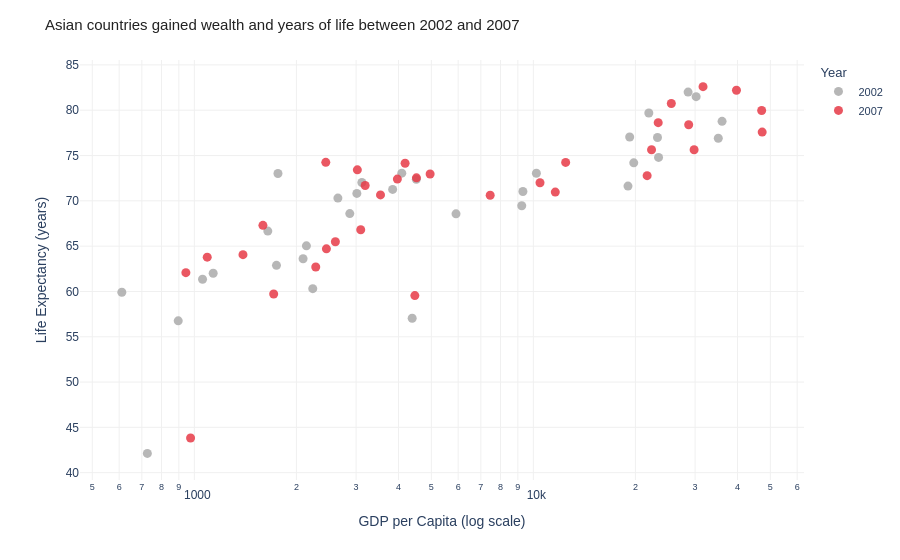

The notebook cell this image was saved under:
### Markdown cell above
## Task 1 — Scatter: life expectancy change over time

**What to build:** A scatter showing **GDP per capita vs life expectancy** for **two years** (2000 and 2007) to show how both moved — use **colour for year** (just 2 colours), **one continent only**.

Choose any continent except Africa (that was the example). Highlight the change direction.

> 💡 Filter: `df.loc[df['continent'] == 'YOUR_CHOICE']` then filter years

### Code cell
# Task 1 — Scatter: GDP per capita vs Life Expectancy (Asia, 2002 vs 2007)

# Filter to Asia, two years
asia = df[(df['continent'] == 'Asia') & (df['year'].isin([2002, 2007]))].copy()
asia['year'] = asia['year'].astype(str)  # treat year as category for colour

COLOR_MAP = {'2002': '#AAAAAA', '2007': '#E63946'}

fig = px.scatter(
    asia,
    x='gdpPercap',
    y='lifeExp',
    color='year',
    color_discrete_map=COLOR_MAP,
    hover_name='country',
    log_x=True,
    labels={
        'gdpPercap': 'GDP per Capita (log scale)',
        'lifeExp':   'Life Expectancy (years)',
        'year':      'Year'
    }
)

fig.update_traces(marker=dict(size=9, opacity=0.85))

fig.update_layout(
    title=dict(
        text="Asian countries gained wealth and years of life between 2002 and 2007",
        font=dict(family='Arial', size=15, color='#222222')
    ),
    plot_bgcolor='white',
    paper_bgcolor='white',
    font=dict(family='Arial'),
    xaxis=dict(
        showgrid=True, gridcolor='#F0F0F0',
        showline=False, zeroline=False
    ),
    yaxis=dict(
        showgrid=True, gridcolor='#F0F0F0',
        showline=False, zeroline=False
    ),
    legend=dict(
        title='Year',
        font=dict(family='Arial', size=11)
    )
)

fig.show()

### Figure 1 — Plotly figure (JSON) as saved in the notebook; plotly's stock layout.template omitted (floating-point values rounded to 4 significant figures)
{"data": [{"hovertemplate": "<b>%{hovertext}</b><br><br>Year=2002<br>GDP per Capita (log scale)=%{x}<br>Life Expectancy (years)=%{y}<extra></extra>", "hovertext": ["Afghanistan", "Bahrain", "Bangladesh", "Cambodia", "China", "Hong Kong, China", "India", "Indonesia", "Iran", "Iraq", "Israel", "Japan", "Jordan", "Korea, Dem. Rep.", "Korea, Rep.", "Kuwait", "Lebanon", "Malaysia", "Mongolia", "Myanmar", "Nepal", "Oman", "Pakistan", "Philippines", "Saudi Arabia", "Singapore", "Sri Lanka", "Syria", "Taiwan", "Thailand", "Vietnam", "West Bank and Gaza", "Yemen, Rep."], "legendgroup": "2002", "marker": {"color": "#AAAAAA", "opacity": 0.85, "size": 9, "symbol": "circle"}, "mode": "markers", "name": "2002", "orientation": "v", "showlegend": true, "type": "scatter", "x": [726.7, 23400.0, 1136.0, 896.2, 3119.0, 30210.0, 1747.0, 2874.0, 9241.0, 4391.0, 21910.0, 28600.0, 3845.0, 1647.0, 19230.0, 35110.0, 9314.0, 10210.0, 2141.0, 611.0, 1057.0, 19770.0, 2093.0, 2651.0, 19010.0, 36020.0, 3015.0, 4091.0, 23240.0, 5913.0, 1764.0, 4515.0, 2235.0], "xaxis": "x", "y": [42.13, 74.8, 62.01, 56.75, 72.03, 81.5, 62.88, 68.59, 69.45, 57.05, 79.7, 82.0, 71.26, 66.66, 77.05, 76.9, 71.03, 73.04, 65.03, 59.91, 61.34, 74.19, 63.61, 70.3, 71.63, 78.77, 70.81, 73.05, 76.99, 68.56, 73.02, 72.37, 60.31], "yaxis": "y"}, {"hovertemplate": "<b>%{hovertext}</b><br><br>Year=2007<br>GDP per Capita (log scale)=%{x}<br>Life Expectancy (years)=%{y}<extra></extra>", "hovertext": ["Afghanistan", "Bahrain", "Bangladesh", "Cambodia", "China", "Hong Kong, China", "India", "Indonesia", "Iran", "Iraq", "Israel", "Japan", "Jordan", "Korea, Dem. Rep.", "Korea, Rep.", "Kuwait", "Lebanon", "Malaysia", "Mongolia", "Myanmar", "Nepal", "Oman", "Pakistan", "Philippines", "Saudi Arabia", "Singapore", "Sri Lanka", "Syria", "Taiwan", "Thailand", "Vietnam", "West Bank and Gaza", "Yemen, Rep."], "legendgroup": "2007", "marker": {"color": "#E63946", "opacity": 0.85, "size": 9, "symbol": "circle"}, "mode": "markers", "name": "2007", "orientation": "v", "showlegend": true, "type": "scatter", "x": [974.6, 29800.0, 1391.0, 1714.0, 4959.0, 39720.0, 2452.0, 3541.0, 11610.0, 4471.0, 25520.0, 31660.0, 4519.0, 1593.0, 23350.0, 47310.0, 10460.0, 12450.0, 3096.0, 944.0, 1091.0, 22320.0, 2606.0, 3190.0, 21650.0, 47140.0, 3970.0, 4185.0, 28720.0, 7458.0, 2442.0, 3025.0, 2281.0], "xaxis": "x", "y": [43.83, 75.64, 64.06, 59.72, 72.96, 82.21, 64.7, 70.65, 70.96, 59.55, 80.75, 82.6, 72.53, 67.3, 78.62, 77.59, 71.99, 74.24, 66.8, 62.07, 63.78, 75.64, 65.48, 71.69, 72.78, 79.97, 72.4, 74.14, 78.4, 70.62, 74.25, 73.42, 62.7], "yaxis": "y"}], "layout": {"font": {"family": "Arial"}, "legend": {"font": {"family": "Arial", "size": 11}, "title": {"text": "Year"}, "tracegroupgap": 0}, "margin": {"t": 60}, "paper_bgcolor": "white", "plot_bgcolor": "white", "title": {"font": {"color": "#222222", "family": "Arial", "size": 15}, "text": "Asian countries gained wealth and years of life between 2002 and 2007"}, "xaxis": {"anchor": "y", "domain": [0, 1], "gridcolor": "#F0F0F0", "showgrid": true, "showline": false, "title": {"text": "GDP per Capita (log scale)"}, "type": "log", "zeroline": false}, "yaxis": {"anchor": "x", "domain": [0, 1], "gridcolor": "#F0F0F0", "showgrid": true, "showline": false, "title": {"text": "Life Expectancy (years)"}, "zeroline": false}}}
